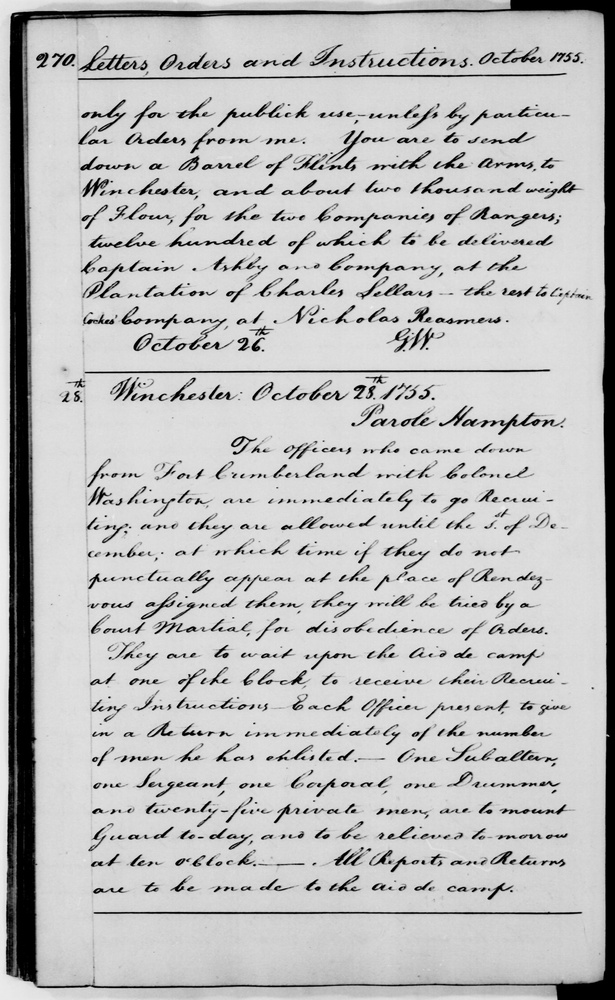
#> input picture src/main/py/kws/data/images/270.jpg, 615 x 1000 px, shrunk from 2035 x 3311 before the run; its folder holds only this picture in this run
$ python binarization.py   (older library calls are emulated)
#> lines starting #> are read from the running program, lines starting #| are printed output that depends on the picture; after the words box and inside, x2 and y2 are one past the last pixel; in counts of white or black regions, pixels touching at a corner belong together
#!/usr/bin/python

"""
load all images from data/images,
binerize every image and save it in a new folder

Its hard to find a threshold that works good.
Maybe i'll try a different way of doing it
"""
import scipy.misc
import numpy as np
import os
import matplotlib.pyplot as plt
from skimage.filters import threshold_local
from PIL import Image


def binarize_image(image, block_size = 101):
    # block_size = 101
    # use threshold adapted to local neighborhood, every pixel above the threshold will be set to 1, all others are set to 0
    if block_size % 2 == 0:  # blocksize is even
        block_size += 1  # increase block_size by 1 (because it must be odd)
    binary_image = np.where(image > threshold_local(image, block_size, offset=10), 255, 0)  # instead of ..., 1, 0)
    binary_image = binary_image.astype(np.uint8)
    return binary_image


def save_image_png(file_name, array):
    file_name = file_name[:-4] + ".png"
    image_PIL = Image.fromarray(array)
    image_PIL.save(file_name)
    return


if __name__ == "__main__":

    #path of the folder containing the original images
    #path of the folder in which the processed images should be saved
    if(os.getcwd()[-14:] == "4.5_biologists"):
        input_path = 'src/main/py/kws/data/images'
        output_path = 'src/main/py/kws/data/binarized_images'
    elif(os.getcwd()[-3:] == "kws") :
        input_path = 'data/images'
        output_path = 'data/binarized_images'
    else :
        print("get back to main directory, or cd into src/main/py/kws, sucker !")
        exit()

    # create directory if not existant
    if not os.path.exists(output_path):
        os.makedirs(output_path)

    #get the name of every image file
    list_of_images = os.listdir(input_path)
    #process one image after the other
    for file in list_of_images:
        # load image
        image = plt.imread(input_path + '/' + file)
#> image is the input picture: shape (1000, 615); min 0, max 242, mean 188.7

        # # set threshold for binarization (you can try different ones)
        # threshold = image.max()*0.76
        # #binarization (every pixel aboce the threshold will be set to one and all others to 0
        # image = np.where(image > threshold,1, 0)

        # specify window (101x101) for which the threshold will be adapted to
        block_size = 101
        # use threshold adapted to local neighborhood, every pixel above the threshold will be set to 1, all others are set to 0
#        binary_image = np.where(image > threshold_local(image, block_size, offset=10), 1, 0)  # original code --> not exactly the same as the binarize_image function (which currently assigns 255 and 0 and then converts dtype to uint8)
        binary_image = binarize_image(image, block_size)  # using the code from previous line (packed into function, so it can be imported elsewhere)
#> in binarize_image, `binary_image = np.where(image > threshold_local(image, block_size, off..`:
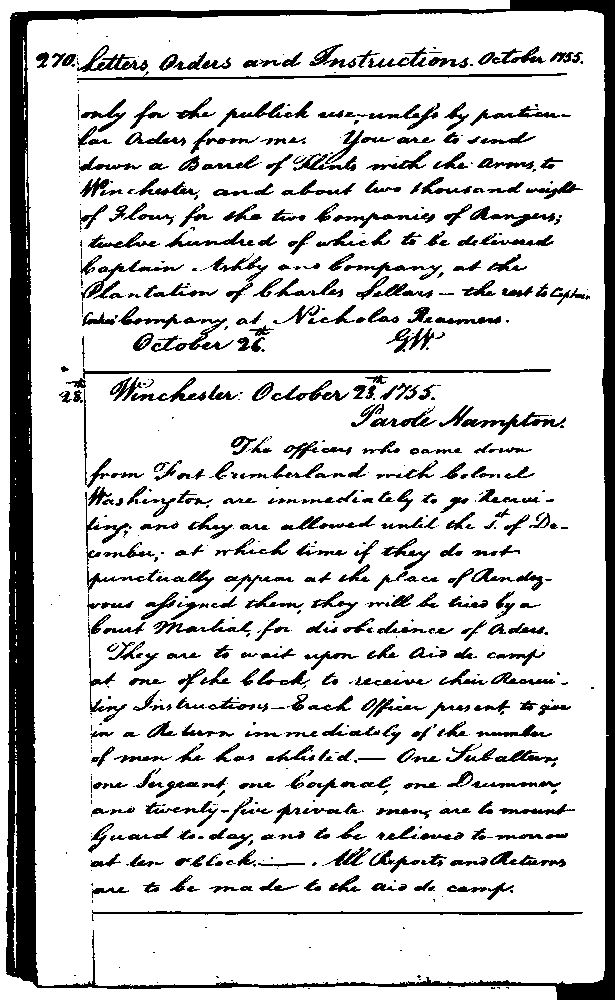
#> binary_image: shape (1000, 615) int64; 83.1% white; 712 black regions (280 under 20 px), largest, box (x1, y1, x2, y2) and area: (6, 0, 615, 1000) 38183, (83, 368, 551, 379) 1278, (77, 71, 567, 80) 1186

        #save the processed file
#        scipy.misc.imsave(output_path + '/' + file, binary_image)
        # consider using imageio.imwrite instead (scipy.misc.imsave is deprecated)!
#        imageio.imwrite(output_path + '/' + file, binary_image)
        # Both cause problems so far, images are not black and white when reloaded but have grayscales in addition!
                # The problem was saving as .jpg ! >:-( png or tif both work (png-files are much smaller)
        output_path = os.path.normpath(output_path)
        path_and_file = os.path.join(output_path, file)
        save_image_png(path_and_file, binary_image)

$ run again, on src/main/py/kws/data/images/274.jpg
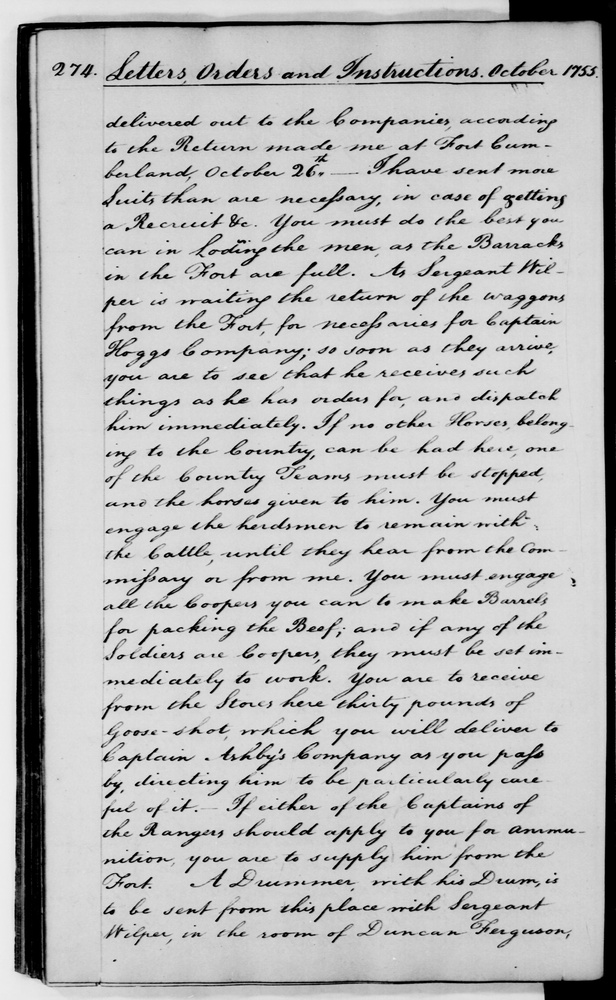
#> input picture src/main/py/kws/data/images/274.jpg, 616 x 1000 px, shrunk from 2065 x 3353 before the run
#> image is the input picture: shape (1000, 616); min 0, max 243, mean 184.1
#> in binarize_image, `binary_image = np.where(image > threshold_local(image, block_size, off..`:
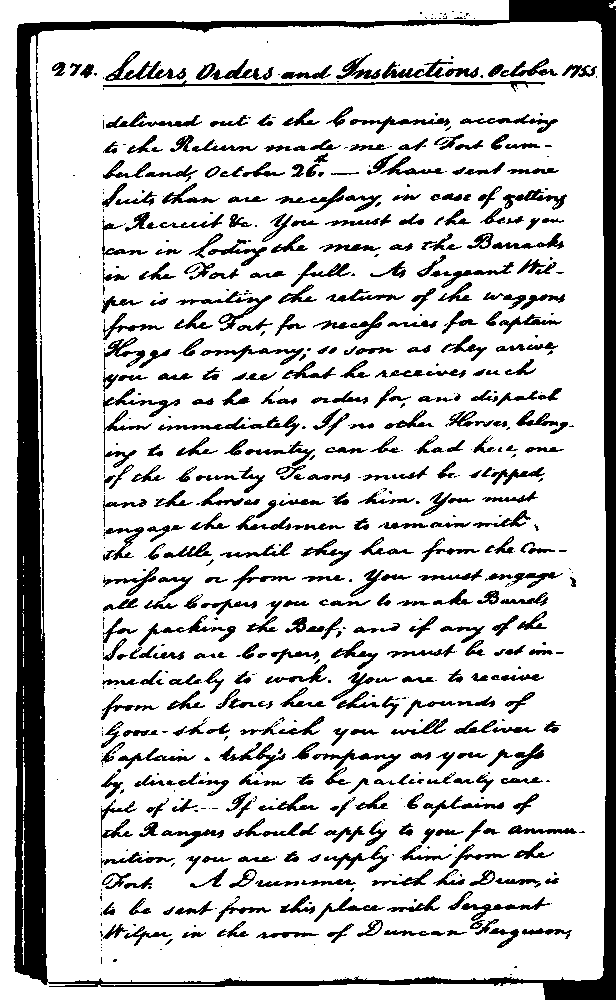
#> binary_image: shape (1000, 616) int64; 81.9% white; 720 black regions (288 under 20 px), largest, box (x1, y1, x2, y2) and area: (14, 0, 616, 1000) 41826, (103, 80, 545, 92) 1086, (105, 51, 186, 81) 645

$ run again, on src/main/py/kws/data/images/275.jpg
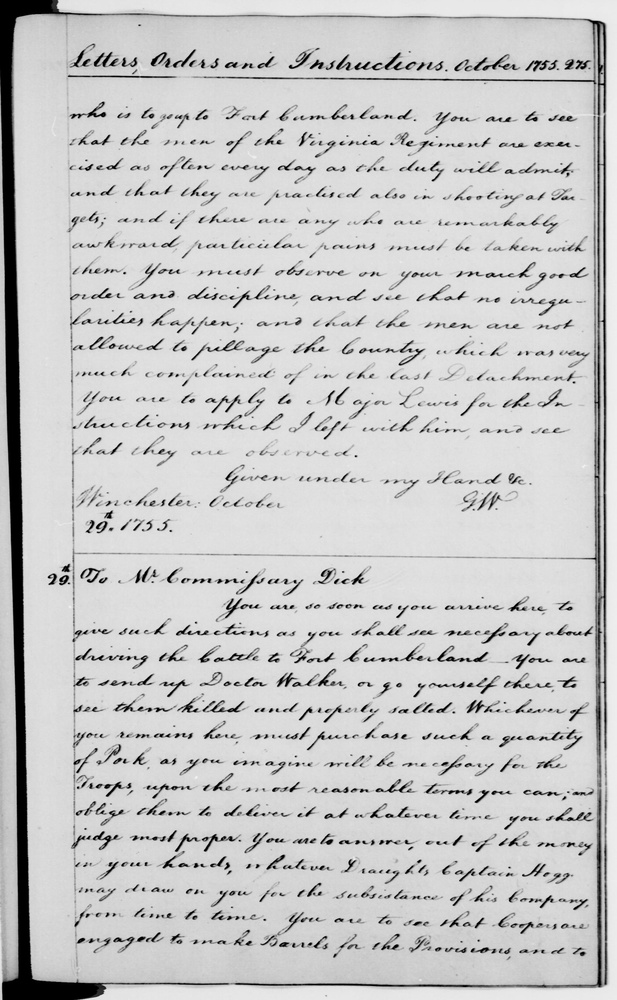
#> input picture src/main/py/kws/data/images/275.jpg, 617 x 1000 px, shrunk from 2053 x 3329 before the run
#> image is the input picture: shape (1000, 617); min 0, max 244, mean 199.5
#> in binarize_image, `binary_image = np.where(image > threshold_local(image, block_size, off..`:
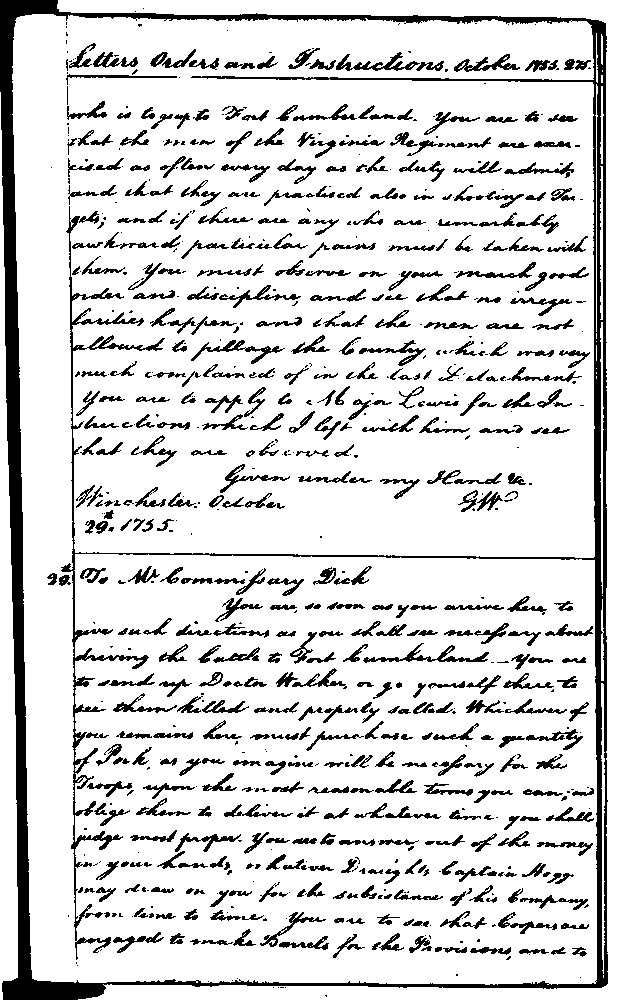
#> binary_image: shape (1000, 617) int64; 84.9% white; 794 black regions (291 under 20 px), largest, box (x1, y1, x2, y2) and area: (0, 0, 608, 1000) 33864, (363, 643, 489, 663) 588, (336, 52, 420, 71) 510

$ run again, on src/main/py/kws/data/images/276.jpg
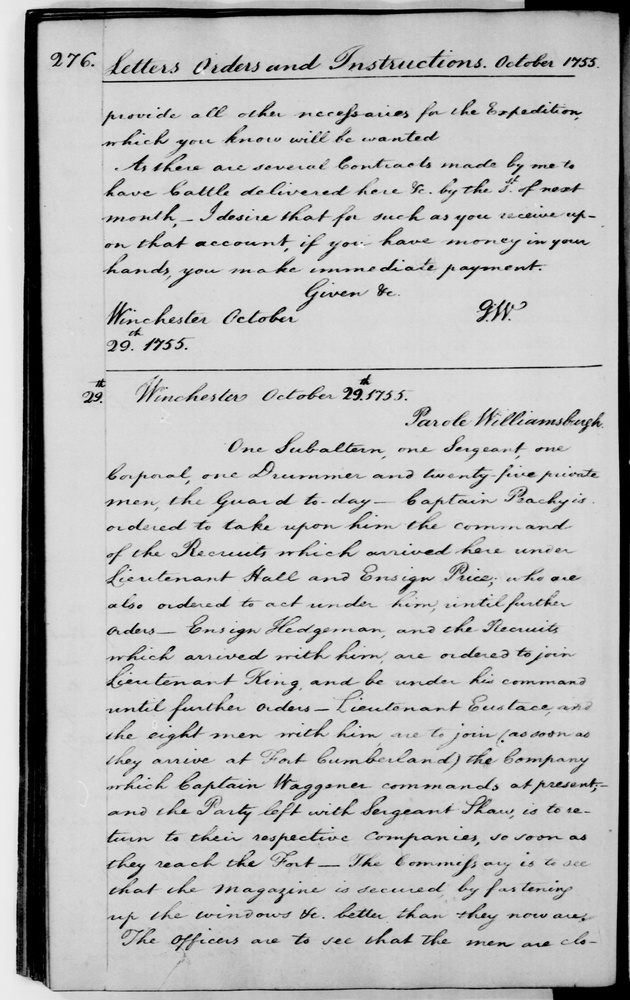
#> input picture src/main/py/kws/data/images/276.jpg, 630 x 1000 px, shrunk from 2077 x 3295 before the run
#> image is the input picture: shape (1000, 630); min 0, max 240, mean 186.9
#> in binarize_image, `binary_image = np.where(image > threshold_local(image, block_size, off..`:
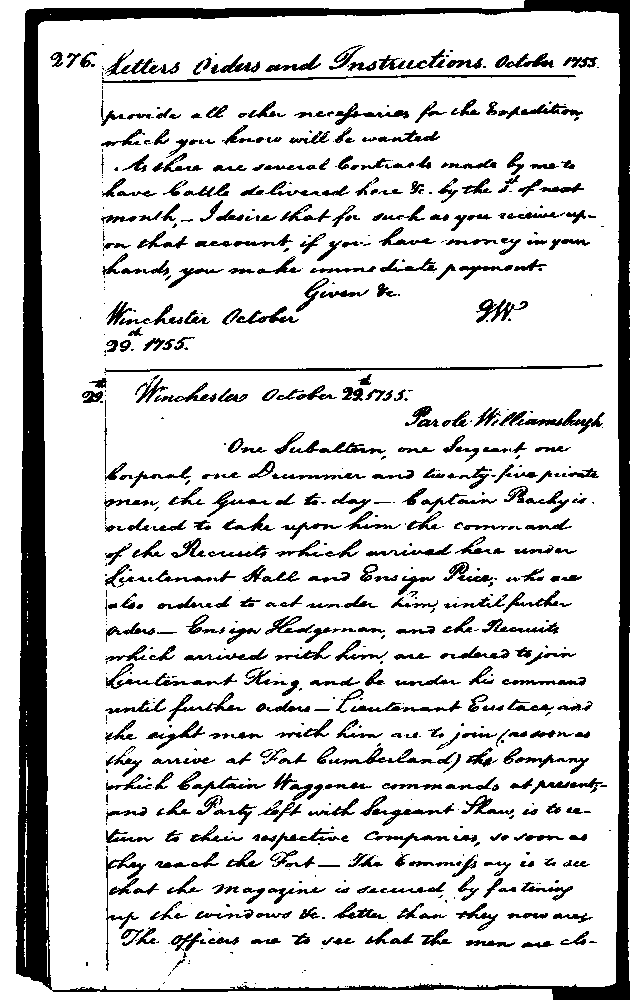
#> binary_image: shape (1000, 630) int64; 83.7% white; 722 black regions (286 under 20 px), largest, box (x1, y1, x2, y2) and area: (16, 0, 630, 1000) 40197, (104, 364, 603, 373) 1140, (102, 75, 576, 83) 1011

$ run again, on src/main/py/kws/data/images/271.jpg
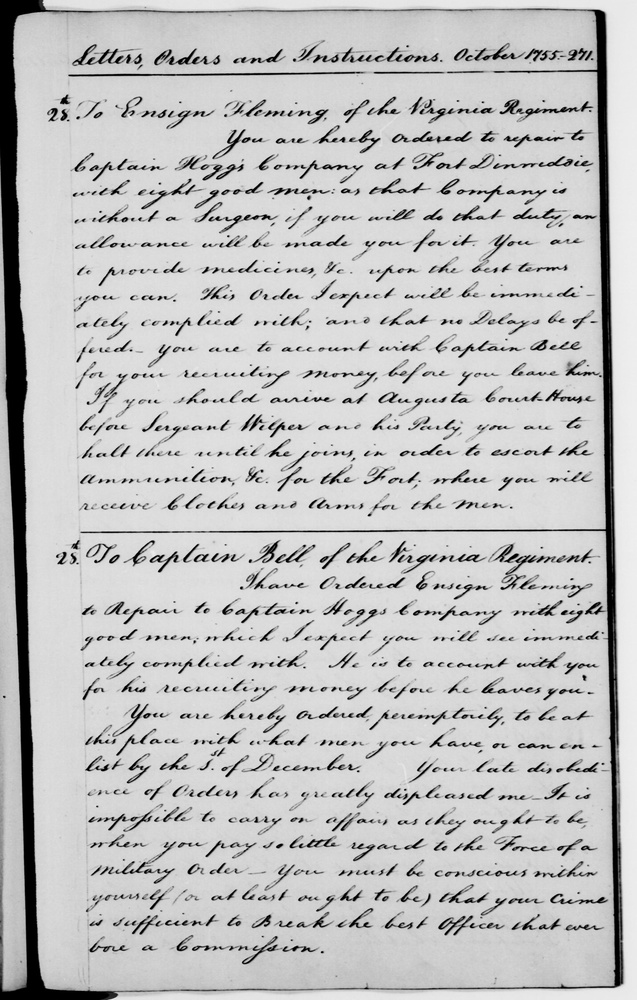
#> input picture src/main/py/kws/data/images/271.jpg, 637 x 1000 px, shrunk from 2095 x 3289 before the run
#> image is the input picture: shape (1000, 637); min 0, max 244, mean 192.3
#> in binarize_image, `binary_image = np.where(image > threshold_local(image, block_size, off..`:
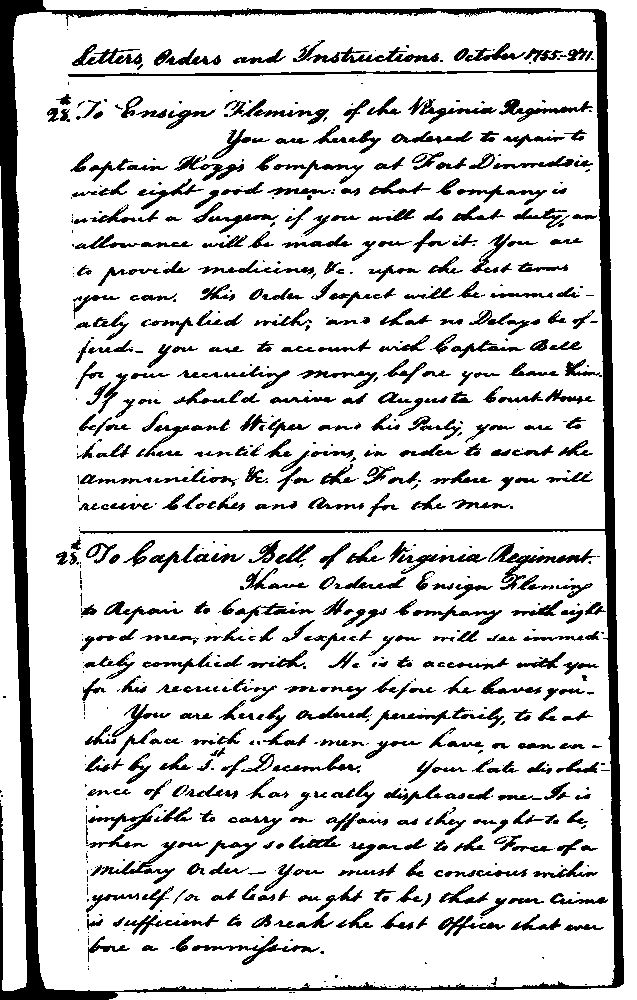
#> binary_image: shape (1000, 637) int64; 83.6% white; 800 black regions (320 under 20 px), largest, box (x1, y1, x2, y2) and area: (0, 0, 624, 1000) 32432, (488, 543, 596, 590) 902, (192, 936, 320, 965) 610
